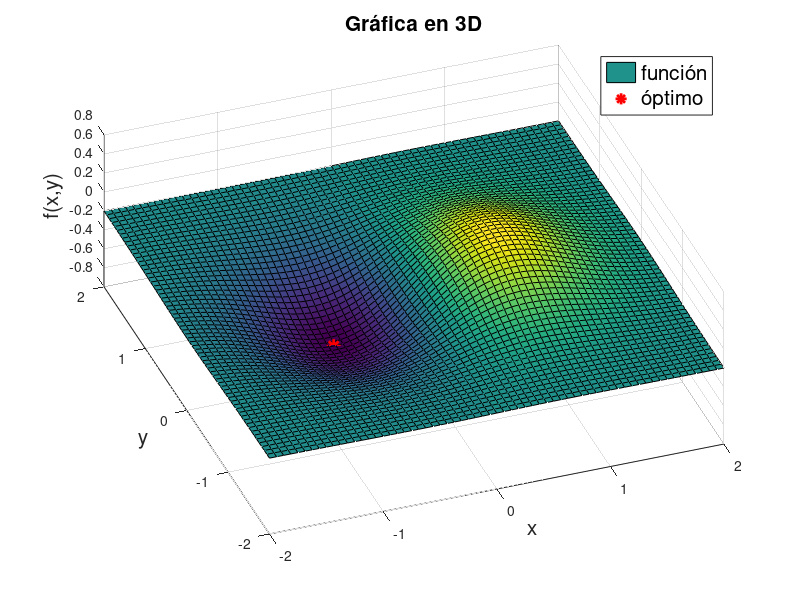
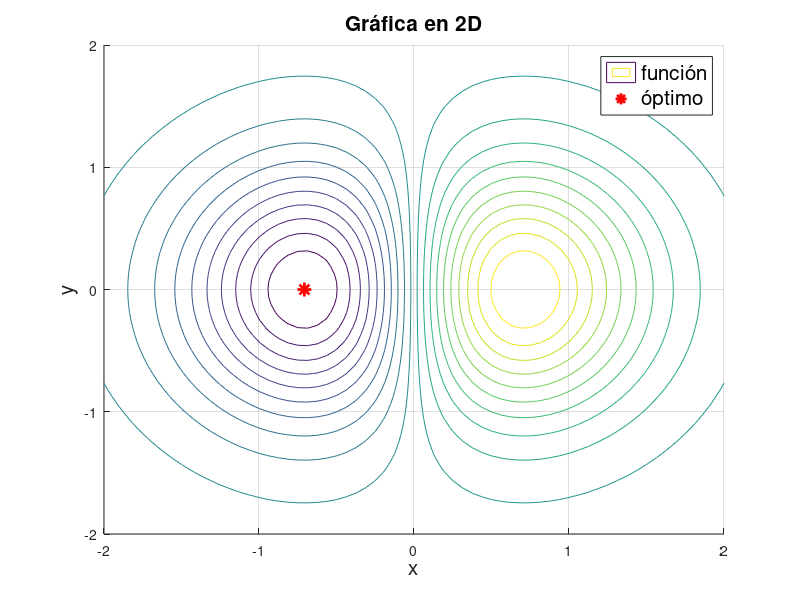

The MATLAB script that drew these images, in order:
% Gradient Descent for Optimization
clear all
close all
clc


f = @(x,y) x.* exp(-x.^2 -y.^2);            % Function
Gx = @(x,y) (1-2*x^2)*exp(-x^2-y^2);        % Partial derivative with respect to x
Gy = @(x,y) -2*x*y*exp(-x^2-y^2);           % Partial derivative with respect to y

vector_size = 65; % number of dots within the vectors's range 
iterations = 1000; % number of iterations for algorithm's loop

x_lim = linspace(-2,2,vector_size); % define vector of values for x 
y_lim = linspace(-2,2,vector_size); % define vector of values for y

[X,Y] = meshgrid(x_lim,y_lim); % create matriz with values for X and Y
Z = f(X,Y); % calculate z values based on function f on all x and y coordinates

xy = [-1 -1]';% vector with initial value on x and y

% h minimize the gradient movement (if h < 1) or maximize (if h > 1)
h = 0.01;


% Find min value for 
for i=1:iterations
%     Gx = 2*(xy(1)-2);   % evaluate on x
%     Gy = 2*(xy(2)-2);   % evaluate on y
    G = [Gx(xy(1),xy(2)) Gy(xy(1),xy(2))]';       % gradient

    xy = xy - h * G;    % gets closer to min value with gradient step
end

% Results printed on console
disp(['X = ' num2str(xy(1))])
disp(['Y = ' num2str(xy(2))])
disp(['f(X,Y) = ' num2str(f(xy(1),xy(2)))])



% ******** PLOTING *******
figure
hold on
grid on

surf(X,Y,Z) % plot de la rejilla en 3D
plot3(xy(1),xy(2),f(xy(1),xy(2)),'r*','LineWidth',2,'MarkerSize',10) % plot de un punto cualqueira en 3D
legend({'función','óptimo'},'FontSize',15)

title('Gráfica en 3D','FontSize',15)
xlabel('x','FontSize',15)
ylabel('y','FontSize',15)
zlabel('f(x,y)','FontSize',15)
view([-20,60]) % estos valores definen la vista 3D del plot

figure
hold on
grid on

contour(X,Y,Z,20) % plot de la rejilla en 2D
plot(xy(1),xy(2),'r*','LineWidth',2,'MarkerSize',10) % plot de un punto cualqueira en 2D
% plot(-0.5,0,'bo','LineWidth',2,'MarkerSize',10) % plot de un punto cualqueira en 2D
legend({'función','óptimo'},'FontSize',15)

title('Gráfica en 2D','FontSize',15)
xlabel('x','FontSize',15)
ylabel('y','FontSize',15)